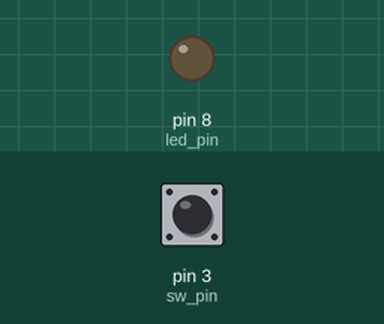
This sketch was run on a simulated Arduino Uno, built with avr-gcc and run on an emulated ATmega328P. Parts: output pins drawn as LEDs (lit = HIGH). Inputs (shaded band) come from the test bench; at power-on: pin 3 (sw_pin) HIGH.

Above: at 1.2 s.
1.3 s: pin 3 (sw_pin) pulled LOW for 0.15 s
At 2.5 s:
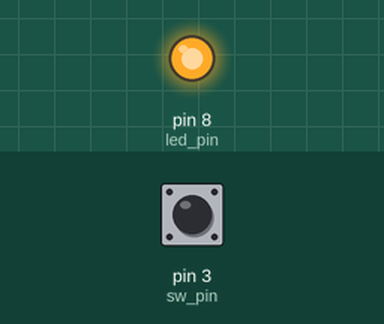
2.9 s: pin 3 (sw_pin) pulled LOW for 1 s
At 3.9 s:
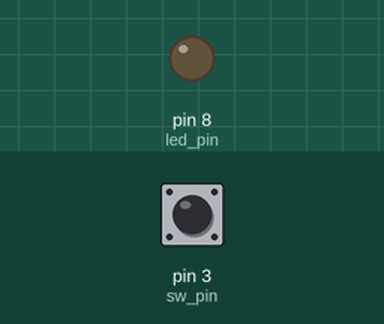
5.4 s: pin 3 (sw_pin) pulled LOW for 3.2 s
At 5.8 s:
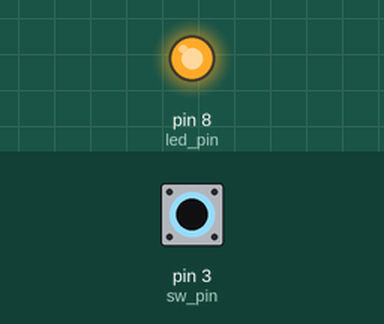
Timing chart, 0 to 8.4 s (numbered marks = the images above; inputs shaded):
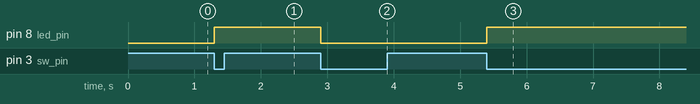

Measured:
- after the input at 1.3 s, pin 8 (led_pin): LOW → HIGH at once
- after the input at 2.9 s, pin 8 (led_pin): HIGH → LOW at once
- after the input at 5.4 s, pin 8 (led_pin): LOW → HIGH at once

The sketch:

app.ino
```cpp
const int sw_pin = 3;
const int led_pin = 8;
volatile boolean led_st = LOW;

void flash(void) {
    led_st = !led_st;
    digitalWrite(led_pin, led_st);
}

void setup() {
    pinMode(sw_pin, INPUT_PULLUP);
    attachInterrupt(digitalPinToInterrupt(sw_pin), flash, FALLING);

    pinMode(led_pin, OUTPUT);
    digitalWrite(led_pin, led_st);
}

void loop() {}
```
